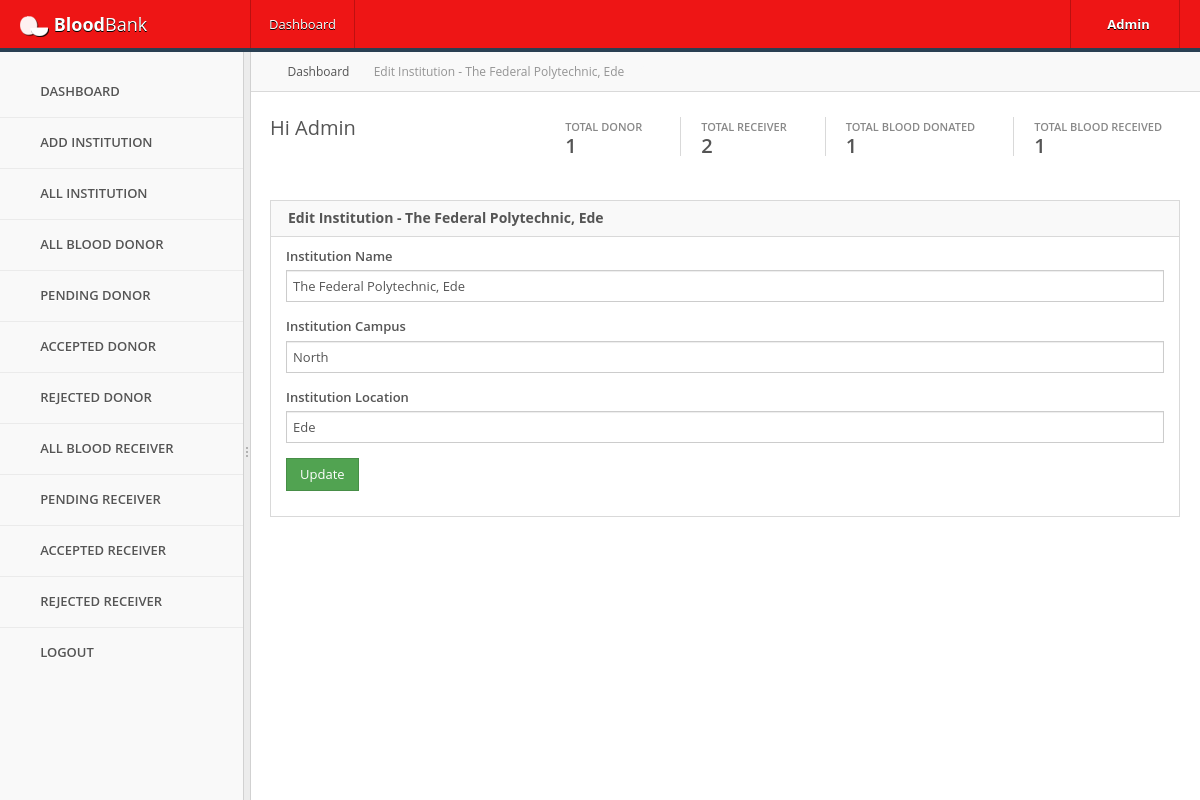
Screenshot of /admin/edit_institution.php?id=1 (signed in) with the database file from the repository.
### tables this page shows
CREATE TABLE `institution` (
  `id` int(11) NOT NULL,
  `name` varchar(100) NOT NULL,
  `campus` varchar(100) NOT NULL,
  `location` varchar(100) NOT NULL
);

### admin/edit_institution.php (the view, shortened to what this page needs)
<?php
include_once "../core/db.php";
$id = $_GET['id'];
$sql = $db->query("SELECT * FROM institution WHERE id = '$id'");
$rs = $sql->fetch(PDO::FETCH_ASSOC);
extract($rs);
$page_name = "Edit  Institution - $name";
?>
<!DOCTYPE html>
<html lang="en">
<head>
    <?php
        include_once "meta.php";
    ?>
</head>
<body class="theme-light">
<?php
    include_once "nav.php";
?>
<div id="container">
    <?php include_once "sidebar.php";?>
    <div id="content">
        <div class="container">
            <div class="crumbs">
                <ul id="breadcrumbs" class="breadcrumb">
                    <li><i class="icon-home"></i> <a href="index">Dashboard</a></li>
                    <li class="current"><a href="#" title=""><?php echo @$page_name;?></a></li>
                </ul>
            </div>
            <?php
                include_once "site_nav.php";
            ?>
            <div class="row">
                <div class="col-md-12">
                    <div class="widget box">
                        <div class="widget-header"><h4><i class=""></i> <?php echo $page_name;?></h4></div>
                        <div class="widget-content">
                            <form action="" method="post" role="form">
                                <div class="form-group">
                                    <label for="">Institution Name</label>
                                    <input type="text" name="name" class="form-control has-success" required value="<?php echo @$name;?>">
                                </div>
                                <div class="form-group">
                                    <label for="">Institution Campus</label>
                                    <input type="text" name="campus" class="form-control has-success" required value="<?php echo @$campus;?>">
                                </div>
                                <div class="form-group">
                                    <label for="">Institution Location</label>
                                    <input type="text" name="location" class="form-control has-success" required  value="<?php echo @$location;?>">
                                </div>
                                <div class="form-group">
                                    <input type="submit" name="ok" class="btn btn-success" value="Update">
                                </div>
                            </form>
                        </div>
                    </div>
                </div>
            </div>
        </div>
    </div>
</div>
</body>
</html>

### admin/assets/css/main.css (style rules this page uses)
* { outline:none!important }
html,body { height:100% }
body { font-family:"Open Sans","Helvetica Neue",Helvetica,Arial,sans-serif;color:#555;font-size:13px }
.container { max-width:none!important;padding:0 20px }
#container { position:relative;height:100% }
#container.fixed-header { margin-top:52px }
#container>#content>.container { float:left;width:100% }
#content { background:#fff;margin-left:250px;overflow:visible;padding-bottom:30px;min-height:100% }
h1,h2,h3,h4,h5,h6,.h1,.h2,.h3,.h4,.h5,.h6 { font-weight:300;font-family:"Open Sans","Helvetica Neue",Helvetica,Arial,sans-serif }
a { color:#ee1515 }
.crumbs { margin:0 -20px;height:40px;background:#f9f9f9;border-bottom:1px solid #d9d9d9 }
.crumbs .breadcrumb { float:left;background-color:#f9f9f9;height:0;margin-top:1px }
.crumbs .breadcrumb li { float:left;font-size:12px;padding-top:2px;padding-right:5px }
.crumbs .breadcrumb li a { color:#555 }
.crumbs .breadcrumb li i { color:#6f6f6f;padding:0 5px }
.crumbs .breadcrumb li.current a { color:#949494!important }
.breadcrumb>li+li:before { font-family:FontAwesome;font-weight:normal;font-style:normal;text-decoration:inherit;-webkit-font-smoothing:antialiased;content:"\f105" }
.btn,.ui-state-default,.ui-widget-content .ui-state-default,.ui-widget-header .ui-state-default,.ColVis_MasterButton,.fc-state-default { background-color:#f3f3f3;background-image:none;filter:none;border:0;-webkit-box-shadow:none;-moz-box-shadow:none;box-shadow:none;padding:6px 13px;text-shadow:none;font-size:14px;font-weight:normal;color:#333;font-size:13px;cursor:pointer;border:1px solid #d9d9d9;border:1px solid rgba(0,0,0,0.13);-webkit-border-radius:0;-moz-border-radius:0;border-radius:0;position:relative;z-index:1;-webkit-user-select:none;-moz-user-select:none;-ms-user-select:none;-o-user-select:none;user-select:none }
.btn-success { color:#fff;background-color:#51a351;z-index:2 }
.widget { margin-top:0;margin-bottom:25px;padding:0 }
.widget .widget-header { margin-bottom:15px;border-bottom:1px solid #ececec;*zoom:1 }
.widget .widget-header:before,.widget .widget-header:after { display:table;content:"";line-height:0 }
.widget .widget-header:after { clear:both }
.widget .widget-header h4 { display:inline-block;color:#555;font-size:14px;font-weight:bold;margin:0;padding:0;margin-bottom:7px }
.widget.box { border:1px solid #d9d9d9 }
.widget.box .widget-header { background:#f9f9f9;border-bottom-color:#d9d9d9;line-height:35px;padding:0 12px;margin-bottom:0 }
.widget.box .widget-header h4 { margin-bottom:0 }
.widget.box .widget-content { padding:10px;position:relative;background-color:#fff }
form { margin:0 5px }
label,input,button,select,textarea { font-size:13px!important }
label { font-weight:600 }
textarea,input[type="text"],input[type="password"],input[type="datetime"],input[type="datetime-local"],input[type="date"],input[type="month"],input[type="time"],input[type="week"],input[type="number"],input[type="email"],input[type="url"],input[type="search"],input[type="tel"],input[type="color"],.uneditable-input { -webkit-appearance:none!important;color:#555;padding:6px 6px!important;font-weight:normal;vertical-align:top;background-color:#fff;background-image:none!important;filter:none!important;-webkit-border-radius:0;-moz-border-radius:0;border-radius:0 }
select,textarea,input[type="text"],input[type="password"],input[type="datetime"],input[type="datetime-local"],input[type="date"],input[type="month"],input[type="time"],input[type="week"],input[type="number"],input[type="email"],input[type="url"],input[type="search"],input[type="tel"],input[type="color"],.uneditable-input { -webkit-border-radius:0;-moz-border-radius:0;border-radius:0 }
.form-control { height:32px;font-size:13px;-webkit-border-radius:0;-moz-border-radius:0;border-radius:0 }
input,textarea { -webkit-box-shadow:none;-moz-box-shadow:none;box-shadow:none }

### rows the page displays
institution: name "Edit Institution - The Federal Polytechnic, Ede", name "The Federal Polytechnic, Ede", campus "North", location "Ede"

### other values shown
$all_donors->rowCount() "1"
$all_donors2->rowCount() "2"
$accepted_donors->rowCount() "1"
$accepted_donors2->rowCount() "1"
